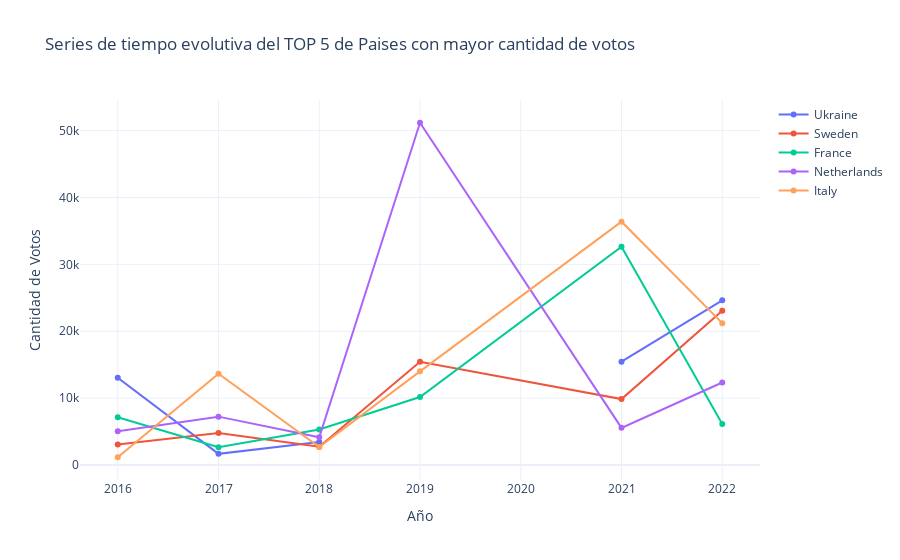

Notebook code for this chart:
### Markdown cell above
## Gráfico de distribución

### Code cell
fig = go.Figure()
for col in df_top5.columns:
    fig.add_trace(go.Scatter(x=df_top5.index, y=df_top5[col], name=col))

fig.update_layout(
    title='Series de tiempo evolutiva del TOP 5 de Paises con mayor cantidad de votos',
    xaxis_title='Año',
    yaxis_title='Cantidad de Votos',
    template='plotly_white'
)

fig.show()

### Figure 1 — Plotly figure (JSON) as saved in the notebook; plotly's stock layout.template omitted (floating-point values rounded to 4 significant figures)
{"data": [{"name": "Ukraine", "type": "scatter", "x": [2016, 2017, 2018, 2019, 2021, 2022], "y": [13057, 1675, 3438, null, 15448, 24631]}, {"name": "Sweden", "type": "scatter", "x": [2016, 2017, 2018, 2019, 2021, 2022], "y": [3073, 4793, 2744, 15440, 9865, 23073]}, {"name": "France", "type": "scatter", "x": [2016, 2017, 2018, 2019, 2021, 2022], "y": [7137, 2651, 5306, 10171, 32651, 6140]}, {"name": "Netherlands", "type": "scatter", "x": [2016, 2017, 2018, 2019, 2021, 2022], "y": [5043, 7237, 4145, 51174, 5557, 12345]}, {"name": "Italy", "type": "scatter", "x": [2016, 2017, 2018, 2019, 2021, 2022], "y": [1165, 13651, 2679, 14005, 36383, 21213]}], "layout": {"title": {"text": "Series de tiempo evolutiva del TOP 5 de Paises con mayor cantidad de votos"}, "xaxis": {"title": {"text": "Año"}}, "yaxis": {"title": {"text": "Cantidad de Votos"}}}}
